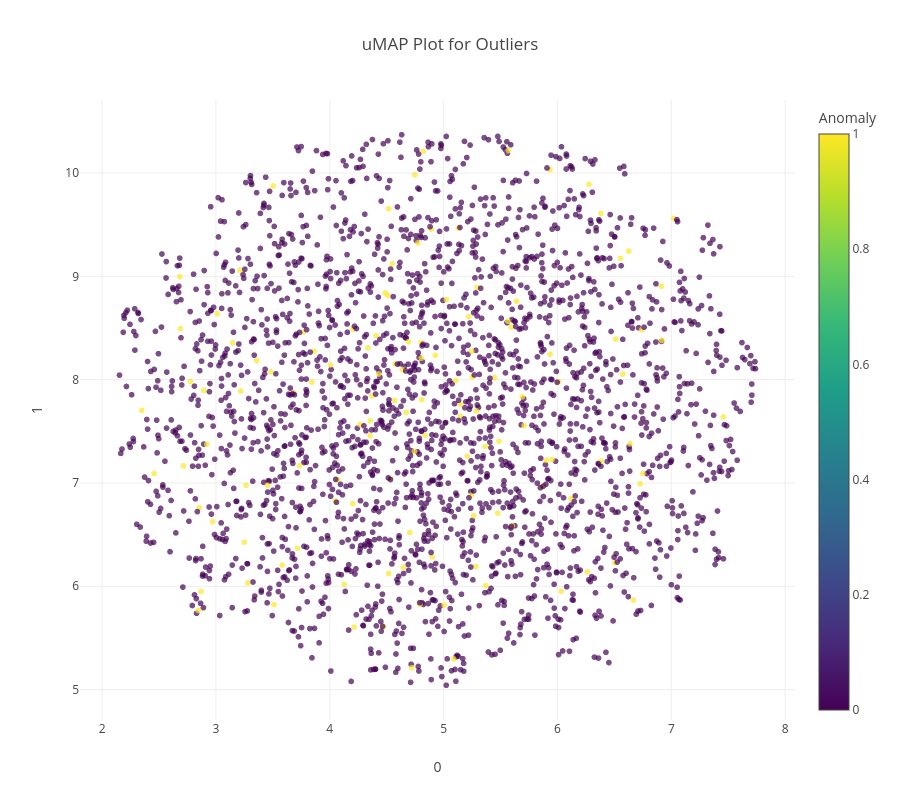

The cell this chart's notebook holds for it:
### Code cell
a.plot_model(knn,plot='umap')

### Figure 1 — Plotly figure (JSON) as saved in the notebook; plotly's stock layout.template omitted (floating-point values rounded to 4 significant figures; data arrays with more than 128 entries replaced by an {"elided": "..."} marker saying what was removed)
{"data": [{"customdata": {"elided": "2512x1 str values"}, "hovertemplate": "0=%{x}<br>1=%{y}<br>Feature=%{customdata[0]}<br>Anomaly=%{marker.color}<extra></extra>", "legendgroup": "", "marker": {"color": {"elided": "2512 int values"}, "coloraxis": "coloraxis", "opacity": 0.7, "symbol": "circle"}, "mode": "markers", "name": "", "showlegend": false, "type": "scattergl", "x": {"elided": "2512 float values"}, "xaxis": "x", "y": {"elided": "2512 float values"}, "yaxis": "y"}], "layout": {"coloraxis": {"colorbar": {"title": {"text": "Anomaly"}}, "colorscale": [[0, "#440154"], [0.1111, "#482878"], [0.2222, "#3e4989"], [0.3333, "#31688e"], [0.4444, "#26828e"], [0.5556, "#1f9e89"], [0.6667, "#35b779"], [0.7778, "#6ece58"], [0.8889, "#b5de2b"], [1, "#fde725"]]}, "height": 800, "legend": {"tracegroupgap": 0}, "title": {"text": "uMAP Plot for Outliers"}, "width": 900, "xaxis": {"anchor": "y", "domain": [0, 1], "title": {"text": "0"}}, "yaxis": {"anchor": "x", "domain": [0, 1], "title": {"text": "1"}}}}
